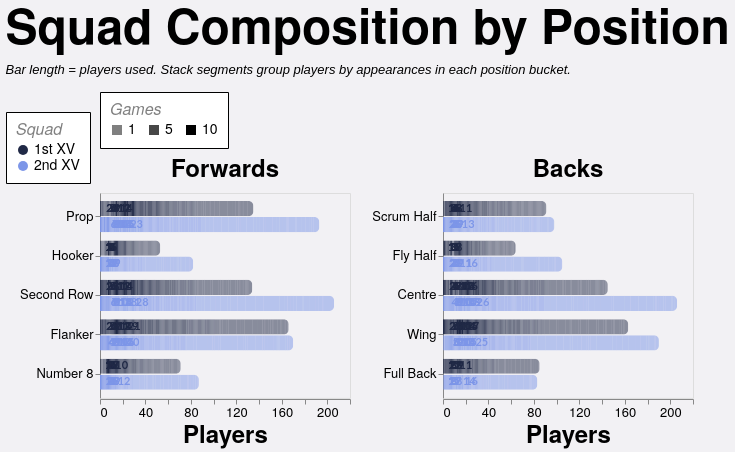

Express this chart as Vega-Lite.
### Vega-Lite specification from a JSON file in a GitHub repository (floating-point values rounded to 4 significant figures; data arrays with more than 128 entries replaced by an {"elided": "..."} marker saying what was removed)
{"config": {"axis": {"labelFont": "PT Sans Narrow, Helvetica Neue, Helvetica, Arial, sans-serif", "titleFont": "PT Sans Narrow, Helvetica Neue, Helvetica, Arial, sans-serif", "labelFontSize": 13, "titleFontSize": 24, "gridColor": "#202947", "gridOpacity": 0.2, "zindex": 1}, "text": {"font": "Lato, sans-serif"}, "bar": {"cornerRadiusEnd": 5}, "header": {"labelFont": "PT Sans Narrow, Helvetica Neue, Helvetica, Arial, sans-serif", "titleFont": "PT Sans Narrow, Helvetica Neue, Helvetica, Arial, sans-serif", "labelFontSize": 24, "titleFontSize": 28, "labelFontWeight": "bold", "orient": "left"}, "legend": {"labelFont": "PT Sans Narrow, Helvetica Neue, Helvetica, Arial, sans-serif", "titleFont": "PT Sans Narrow, Helvetica Neue, Helvetica, Arial, sans-serif", "labelFontSize": 14, "titleFontSize": 16, "titlePadding": 5, "fillColor": "white", "strokeColor": "black", "padding": 10, "titleFontWeight": "lighter", "titleFontStyle": "italic", "titleColor": "gray", "offset": 10}, "title": {"font": "PT Sans Narrow, Helvetica Neue, Helvetica, Arial, sans-serif", "fontSize": 48, "fontWeight": "bold", "anchor": "start", "align": "center", "titlePadding": 20, "subtitlePadding": 10, "subtitleFontSize": 13, "subtitleColor": "", "subtitleFontStyle": "italic", "offset": 15, "color": "black"}, "axisX": {"labelAngle": 0}, "facet": {"title": null, "header": null, "align": {"row": "each", "column": "each"}}, "resolve": {"scale": {"y": "independent", "facet": "independent"}}, "background": "#f2f1f4", "scale": {"offsetBandPaddingOuter": 0.2, "offsetBandPaddingInner": 0.1}}, "data": {"name": "data-e41c71d2364031b15355dc3f7330e2d1"}, "facet": {"column": {"field": "unit", "sort": ["Forwards", "Backs"], "title": null, "type": "nominal"}}, "spec": {"layer": [{"mark": {"type": "bar"}, "encoding": {"color": {"field": "squad", "legend": {"labelExpr": "datum.value + ' XV'", "orient": "bottom-right", "title": "Squad"}, "scale": {"domain": ["1st", "2nd"], "range": ["#202946", "#7d96e8"]}, "type": "nominal"}, "detail": {"field": "games", "type": "quantitative"}, "opacity": {"field": "games", "legend": {"orient": "top", "title": "Games", "titleOrient": "top", "values": [1, 5, 10]}, "scale": {"domain": [1, 10], "range": [0.5, 1]}, "type": "quantitative"}, "order": {"field": "games", "sort": "descending", "type": "quantitative"}, "tooltip": [{"field": "season", "title": "Season", "type": "nominal"}, {"field": "squad", "title": "Squad", "type": "nominal"}, {"field": "unit", "title": "Unit", "type": "nominal"}, {"field": "position", "title": "Position", "type": "nominal"}, {"field": "players", "title": "Players", "type": "quantitative"}, {"field": "games", "title": "Appearances per player", "type": "quantitative"}], "x": {"axis": {"grid": false, "tickMinStep": 1}, "field": "players", "stack": "zero", "title": "Players", "type": "quantitative"}, "y": {"field": "position", "sort": {"field": "position_order", "op": "min", "order": "ascending"}, "title": null, "type": "nominal"}, "yOffset": {"field": "squad", "scale": {"paddingInner": 0.05, "paddingOuter": 0.01}, "sort": ["1st", "2nd"], "type": "nominal"}}}, {"mark": {"type": "text", "align": "left", "baseline": "middle", "dx": 4, "fontSize": 11, "fontWeight": "bold"}, "encoding": {"color": {"field": "squad", "legend": {"labelExpr": "datum.value + ' XV'", "orient": "bottom-right", "title": "Squad"}, "scale": {"domain": ["1st", "2nd"], "range": ["#202946", "#7d96e8"]}, "type": "nominal"}, "text": {"field": "total_players", "format": ".0f", "type": "quantitative"}, "tooltip": [{"field": "season", "title": "Season", "type": "nominal"}, {"field": "countModeLabel", "title": "Position Count Mode", "type": "nominal"}, {"field": "squad", "title": "Squad", "type": "nominal"}, {"field": "unit", "title": "Unit", "type": "nominal"}, {"field": "position", "title": "Position", "type": "nominal"}, {"field": "total_players", "title": "Total Players", "type": "quantitative"}], "x": {"axis": {"grid": false, "tickMinStep": 1}, "field": "total_players", "type": "quantitative"}, "y": {"field": "position", "sort": {"field": "position_order", "op": "min", "order": "ascending"}, "title": null, "type": "nominal"}, "yOffset": {"field": "squad", "scale": {"paddingInner": 0.05, "paddingOuter": 0.01}, "sort": ["1st", "2nd"], "type": "nominal"}}, "transform": [{"aggregate": [{"op": "sum", "field": "players", "as": "total_players"}], "groupby": ["season", "countMode", "countModeLabel", "squad", "unit", "position", "position_order"]}]}], "height": {"step": 16}, "width": 250}, "resolve": {"scale": {"x": "shared", "y": "independent"}}, "spacing": 20, "title": {"text": "Squad Composition by Position", "subtitle": ["Bar length = players used. Stack segments group players by appearances in each position bucket."]}, "$schema": "https://vega.github.io/schema/vega-lite/v5.20.1.json", "datasets": {"data-e41c71d2364031b15355dc3f7330e2d1": {"elided": "1519 records"}}}
